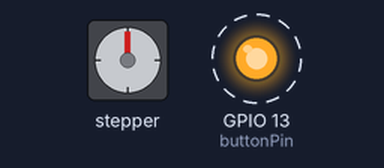
Bench run of a sketch on a simulated ESP32. Parts: stepper motor, output pins drawn as LEDs (lit = HIGH). Dashed ring = blinking. Stepper angles assume 200 steps per turn.

Above: at 0.05 s.
Timing chart, 0 to 3.0 s (numbered marks = the images above):
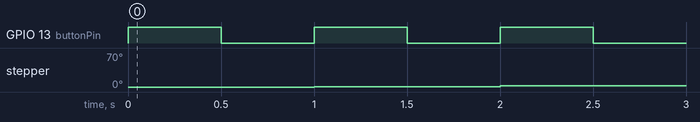

The sketch:

stepper_example.ino
```cpp
#include <AccelStepper.h>

#define dirPin 33
#define stepPin 32
#define motorInterfaceType 2
#define buttonPin 13

AccelStepper stepper = AccelStepper(motorInterfaceType, stepPin, dirPin);

void setup() {
  stepper.setMaxSpeed(900);
  pinMode(buttonPin, OUTPUT);
}

void loop() {
  stepper.setSpeed(800);
  stepper.run();
  digitalWrite(buttonPin, HIGH);
  delay(500);
  digitalWrite(buttonPin, LOW);
  delay(500);
}
```

Measured:
- by itself, GPIO 13 (buttonPin): alternates HIGH for 0.50 s and LOW for 0.50 s
